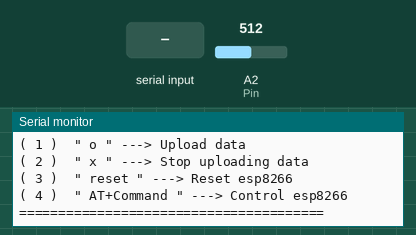
Simulated run of this sketch. Board: Arduino Uno, built with avr-gcc and run on an emulated ATmega328P. On the bench: the last lines printed to the serial monitor. The test bench sets the inputs (shaded band); at power-on: A2 (Pin) = 512. The modem accepts every AT command (registered, SIM ready, sends succeed) and sends nothing else.

Above: at 15.4 s.
15.5 s: "o" received over Serial
At 17.2 s:
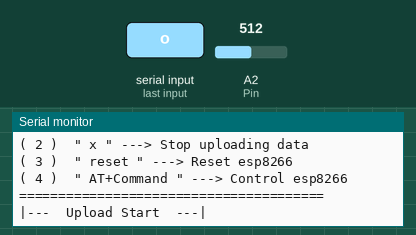
18.0 s: "o" received over the second serial link
At 21.2 s:
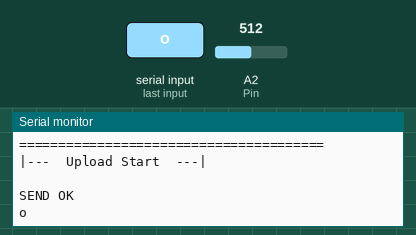

Measured:
- after the input at 15.5 s, the serial monitor: prints a new line after 1.0 s (image 1)
- after the input at 18.0 s, the serial monitor: prints a new line after 2.5 s (image 2)

The sketch:

wifi.ino
```cpp
#include <SoftwareSerial.h>

// light
int Pin = 2;
int Val = 0;

//connect
String SID = "wifi名稱";
String PWD = "wifi密碼";
String IP = "server IP";
String file = "接收端php檔案";

boolean upload = false;//是否要上傳


SoftwareSerial esp8266(8,9); // RX, TX
// connect 8 to TX of wifi-esp8266
// connect 9 to RX of wifi-esp8266


void setup() {
    // enable debug serial
    Serial.begin(9600);
    // enable software serial
    esp8266.begin(115200);
    init_wifi();  //設定ESP8266,改變模式,連線wifi
}


void loop() {

    Val = analogRead(Pin);  // 讀取光敏電阻

    while(Serial.available())
    {
        String input = Serial.readString();
        //Serial.println(input);

        if (input == "o")
        {
            Serial.println("\n|---  Upload Start  ---|");
            upload = true;
        }
        else if (input == "x")
        {
           Serial.println("\n|---  Upload Stop  ---|");
           upload = false;
        }
        else if (input == "reset")
        {
           init_wifi();
           upload = false;
        }
        else
        {
          if(!upload)
            if(input.substring(0,2) =="AT"){
              esp8266.println(input);
            }
        }
        input = "";
    }

/*
 *  ESP8266 回覆http狀態
*/
  while(esp8266.available())
  {
     Serial.print(esp8266.readString());
  }

  // 是否上傳
  if(upload)
  {
     uploadData();
  }
}


/*
 *  Setting ESP8266
*/
void init_wifi(){
  Serial.println("=======================================");
  Serial.println("|---  Esp8266 Setting  ---|\n");
  sendCommand("AT+RST",5000); // reset module
  sendCommand("AT+CWMODE=1",2000); // configure as access point
  sendCommand("AT+CWJAP=\""+SID+"\",\""+PWD+"\"",5000);
  sendCommand("AT+CIPMUX=0",2000); // configure for single connections
  Serial.println("\n|---  Setting Finish  ---|");
  Serial.println("=======================================");
  Serial.println(" Please Enter :");
  Serial.println("( 1 )  \" o \" ---> Upload data");
  Serial.println("( 2 )  \" x \" ---> Stop uploading data");
  Serial.println("( 3 )  \" reset \" ---> Reset esp8266");
  Serial.println("( 4 )  \" AT+Command \" ---> Control esp8266");
  Serial.println("=======================================");
}

/*
 *  Setting Esp8266 (Send Command)
*/
String sendCommand(String command, const int timeout)
{
    String response = "";
    esp8266.println(command); // send the read character to the esp8266
    long int time = millis();
    while( (time+timeout) > millis())
    {
      while(esp8266.available())
      {
        // The esp has data so display its output to the serial window
        response = esp8266.readString(); // read the next character.
      }
    }

      Serial.print(response);

    return response;
}

/*
  Upload Data
*/
void uploadData()
{
  // convert to string
  // TCP connection
  String cmd = "AT+CIPSTART=\"TCP\",\"";
  cmd += IP; //host
  cmd += "\",80";
  esp8266.println(cmd);

  if(esp8266.find("Error")){
    Serial.println("AT+CIPSTART error");
    return;
  }

  // prepare GET string
  String getStr = "GET /"+file+"?value=";
  getStr += String(Val);
  getStr +=" HTTP/1.1\r\nHost:"+IP;
  getStr += "\r\n\r\n";

  // send data length
  cmd = "AT+CIPSEND=";
  cmd += String(getStr.length());
  esp8266.println(cmd);

  if(esp8266.find(">")){
    esp8266.print(getStr);
  }
  else{
    esp8266.println("AT+CIPCLOSE");
    // alert user
    Serial.println("AT+CIPCLOSE");
  }
  delay(2000);
}
```
